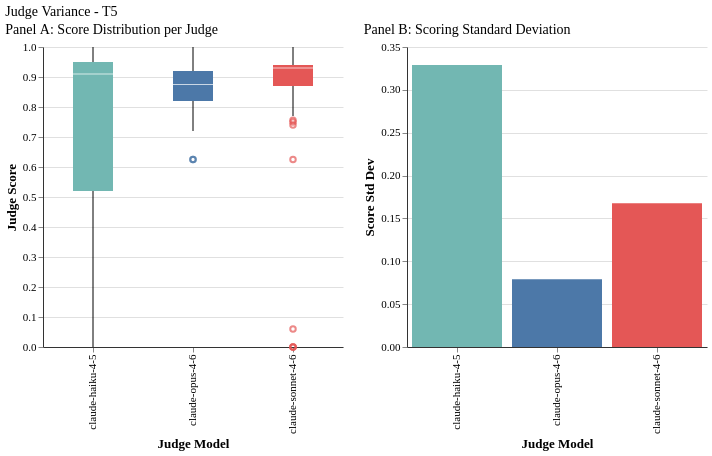

This figure's Vega-Lite source:
### Vega-Lite specification from a JSON file in a GitHub repository (floating-point values rounded to 4 significant figures; data arrays with more than 128 entries replaced by an {"elided": "..."} marker saying what was removed)
{"config": {"font": "serif", "axis": {"labelFontSize": 11, "titleFontSize": 13, "gridColor": "#e0e0e0", "domainColor": "#333333"}, "legend": {"labelFontSize": 11, "titleFontSize": 12}, "title": {"fontSize": 14, "anchor": "start", "fontWeight": "normal"}, "view": {"stroke": null, "continuousWidth": 400, "continuousHeight": 300}, "mark": {"tooltip": true}}, "hconcat": [{"data": {"name": "data-607e7408842b32f224a1efa33c6acee2"}, "mark": {"type": "boxplot", "size": 40}, "encoding": {"color": {"field": "judge_display", "legend": null, "scale": {"domain": ["claude-haiku-4-5", "claude-opus-4-6", "claude-sonnet-4-6"], "range": ["#72B7B2", "#4C78A8", "#E45756"]}, "title": "Judge", "type": "nominal"}, "x": {"field": "judge_display", "sort": ["claude-haiku-4-5", "claude-opus-4-6", "claude-sonnet-4-6"], "title": "Judge Model", "type": "nominal"}, "y": {"field": "judge_score", "scale": {"domain": [0.0, 1.0]}, "title": "Judge Score", "type": "quantitative"}}, "title": "Panel A: Score Distribution per Judge", "width": 300}, {"data": {"name": "data-bdfa566f8aa5da0c971e08f9af4dac91"}, "mark": {"type": "bar"}, "encoding": {"color": {"field": "judge_display", "legend": null, "scale": {"domain": ["claude-haiku-4-5", "claude-opus-4-6", "claude-sonnet-4-6"], "range": ["#72B7B2", "#4C78A8", "#E45756"]}, "type": "nominal"}, "tooltip": [{"field": "judge_display", "title": "Judge", "type": "nominal"}, {"field": "score_std", "format": ".3f", "title": "Std Dev", "type": "quantitative"}], "x": {"field": "judge_display", "sort": ["claude-haiku-4-5", "claude-opus-4-6", "claude-sonnet-4-6"], "title": "Judge Model", "type": "nominal"}, "y": {"field": "score_std", "scale": {"domain": [0, 0.35]}, "title": "Score Std Dev", "type": "quantitative"}}, "title": "Panel B: Scoring Standard Deviation", "width": 300}], "title": "Judge Variance - T5", "$schema": "https://vega.github.io/schema/vega-lite/v6.1.0.json", "datasets": {"data-607e7408842b32f224a1efa33c6acee2": {"elided": "404 records"}, "data-bdfa566f8aa5da0c971e08f9af4dac91": [{"judge_display": "claude-haiku-4-5", "score_std": 0.3291}, {"judge_display": "claude-opus-4-6", "score_std": 0.07915}, {"judge_display": "claude-sonnet-4-6", "score_std": 0.1677}]}}
